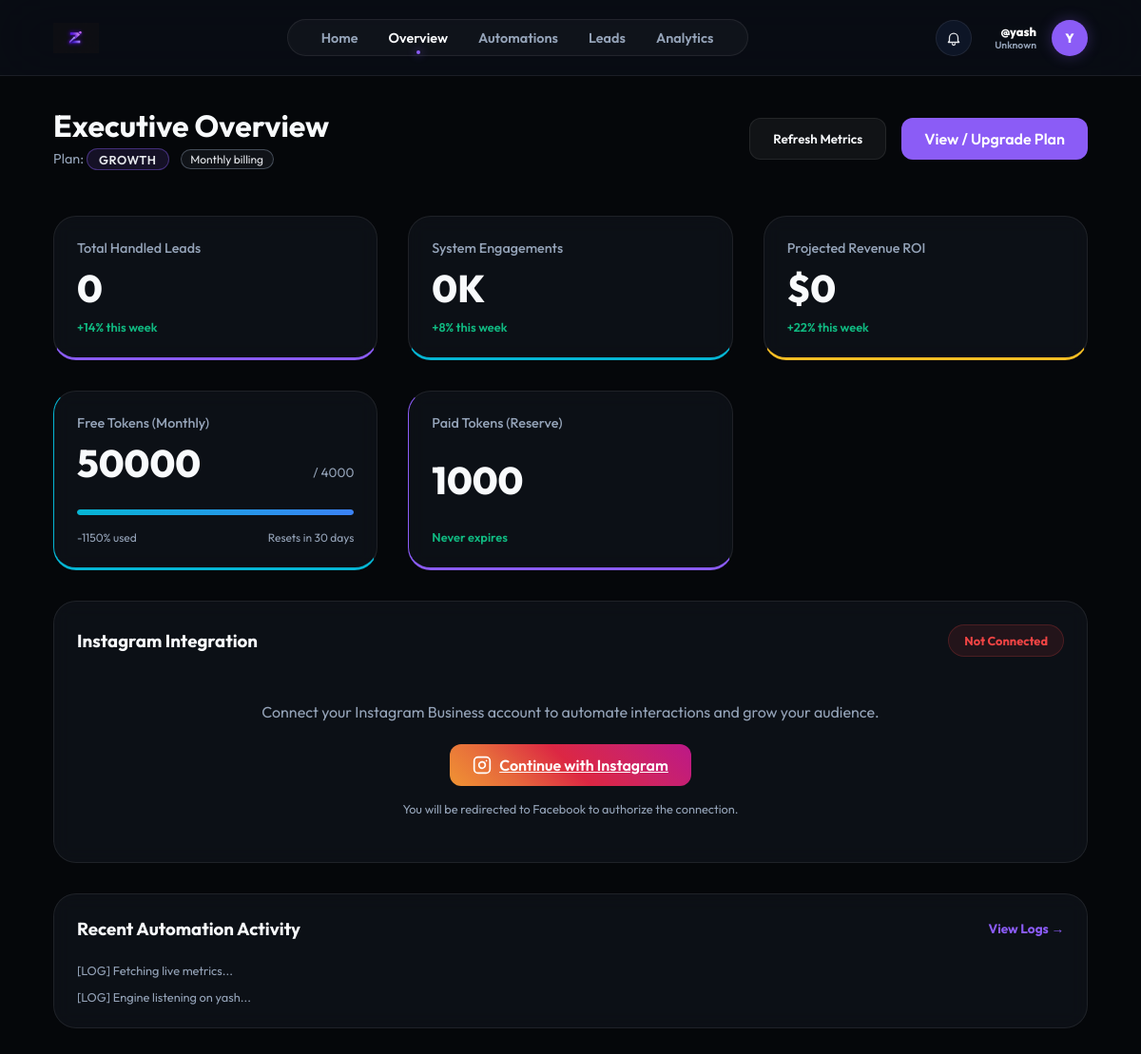
Page /dashboard (signed in) on the committed database.
### models.py (models this page shows)
class User(db.Model):
    id = db.Column(db.Integer, primary_key=True)
    username = db.Column(db.String(80), unique=True, nullable=False)
    email = db.Column(db.String(120), unique=True)
    password_hash = db.Column(db.String(256))
    full_name = db.Column(db.String(100))
    fb_user_id = db.Column(db.String(120), unique=True)
    ig_user_id = db.Column(db.String(120), unique=True)
    fb_access_token = db.Column(db.Text)
    ig_access_token = db.Column(db.Text)
    token_expires_at = db.Column(db.DateTime)
    ig_username = db.Column(db.String(100))  # Store Instagram username separately
    ig_password_encrypted = db.Column(db.Text)  # Encrypted password
    ig_session_data = db.Column(db.Text)  # Store session data for direct API
    plan = db.Column(db.String(50), default="Free")
    used_founding_coupon = db.Column(db.Boolean, default=False)
    niche = db.Column(db.String(50))
    bio = db.Column(db.Text)
    avatar = db.Column(db.String(10))
    followers = db.Column(db.Integer, default=0)
    following = db.Column(db.Integer, default=0)
    free_tokens = db.Column(db.Integer, default=4000)
    paid_tokens = db.Column(db.Integer, default=0)
    tokens_reset_at = db.Column(db.DateTime, default=datetime.utcnow)
    is_admin = db.Column(db.Boolean, default=False)
    funnels = db.relationship('Funnel', backref='owner', lazy=True)
    leads = db.relationship('Lead', backref='owner', lazy=True)

### app.py (the view)
@app.route('/dashboard')
def dashboard():
    ctx = get_dashboard_context()
    if not ctx: return redirect(url_for('login_ui'))
    return render_template('dashboard.html', **ctx)

### templates/dashboard.html (shortened to what this page needs)
{% extends "base.html" %}
{% block content %}
<header class="top-bar">
    <div>
        <h1>Executive Overview</h1>
        <div
            style="margin-top: 0.25rem; font-size: 0.9rem; color: var(--text-secondary); display:flex; gap:0.75rem; align-items:center;">
            <span>
                Plan:
                <span
                    style="display: inline-block; padding: 0.15rem 0.75rem; border-radius: 999px; background: rgba(139,92,246,0.12); border: 1px solid rgba(139,92,246,0.4); color: #e5e7eb; font-weight: 600; font-size: 0.8rem; text-transform: uppercase; letter-spacing: 0.04em;">
                    {{ user.plan or 'Free' }}
                </span>
            </span>
            {% if 'Yearly' in (user.plan or '') %}
            <span
                style="display:inline-flex; align-items:center; gap:0.25rem; padding:0.1rem 0.6rem; border-radius:999px; background:rgba(34,197,94,0.08); border:1px solid rgba(34,197,94,0.4); font-size:0.75rem; color:#bbf7d0;">
                <span
                    style="width:6px; height:6px; border-radius:999px; background:#22c55e; box-shadow:0 0 10px rgba(34,197,94,0.8);"></span>
                Yearly billing
            </span>
            {% else %}
            <span
                style="display:inline-flex; align-items:center; gap:0.25rem; padding:0.1rem 0.6rem; border-radius:999px; background:rgba(148,163,184,0.08); border:1px solid rgba(148,163,184,0.4); font-size:0.75rem; color:#e5e7eb;">
                Monthly billing
            </span>
            {% endif %}
        </div>
    </div>
    <div class="actions">
        <button class="btn btn-secondary" onclick="location.reload()">Refresh Metrics</button>
        <a href="{{ url_for('home') }}" class="btn btn-primary" style="text-decoration:none;">
            View / Upgrade Plan
        </a>
    </div>
</header>
<section class="dashboard-grid">
    <div class="card stat-card glow-purple">
        <p class="stat-label">Total Handled Leads</p>
        <h2 class="stat-value">{{ stats.total_leads }}</h2>
        <span class="stat-trend positive">+14% this week</span>
    </div>
    <div class="card stat-card glow-cyan">
        <p class="stat-label">System Engagements</p>
        <h2 class="stat-value">{{ stats.engagements }}</h2>
        <span class="stat-trend positive">+8% this week</span>
    </div>
    <div class="card stat-card glow-gold">
        <p class="stat-label">Projected Revenue ROI</p>
        <h2 class="stat-value">{{ stats.revenue_roi }}</h2>
        <span class="stat-trend positive">+22% this week</span>
    </div>
    <div class="card stat-card glow-cyan" style="border-left-color: #06b6d4;">
        <p class="stat-label">Free Tokens (Monthly)</p>
        <div style="display: flex; justify-content: space-between; align-items: baseline;">
            <h2 class="stat-value" id="free-tokens-count">{{ user.free_tokens }}</h2>
            <span style="font-size: 0.85rem; color: var(--text-secondary);">/ 4000</span>
        </div>
        <div
            style="width: 100%; height: 6px; background: rgba(255,255,255,0.05); border-radius: 10px; margin: 1rem 0; overflow: hidden;">
            {% set used_percentage = ((4000 - user.free_tokens) / 4000 * 100)|round|int %}
            <div id="free-tokens-bar"
                style="width: {{ used_percentage }}%; height: 100%; background: linear-gradient(90deg, #06b6d4, #3b82f6); border-radius: 10px; transition: width 0.5s ease;">
            </div>
        </div>
        <div style="display: flex; justify-content: space-between; font-size: 0.75rem; color: var(--text-secondary);">
            <span id="used-percentage-text">{{ used_percentage }}% used</span>
            <span>Resets in 30 days</span>
        </div>
    </div>
    <div class="card stat-card glow-purple" style="border-left-color: #8b5cf6;">
        <p class="stat-label">Paid Tokens (Reserve)</p>
        <h2 class="stat-value" id="paid-tokens-count">{{ user.paid_tokens }}</h2>
        <span class="stat-trend positive">Never expires</span>
    </div>
    <div class="card full-width">
        <div class="card-header">
            <h3>Instagram Integration</h3>
            {% if user.instagram_connected %}
            <div class="status-pill active"
                style="background: rgba(16, 185, 129, 0.1); color: #10b981; border: 1px solid rgba(16, 185, 129, 0.2); padding: 0.5rem 1rem; border-radius: 20px; font-size: 0.8rem; font-weight: 700;">
                Connected
            </div>
            {% else %}
            <div class="status-pill inactive"
                style="background: rgba(239, 68, 68, 0.1); color: #ef4444; border: 1px solid rgba(239, 68, 68, 0.2); padding: 0.5rem 1rem; border-radius: 20px; font-size: 0.8rem; font-weight: 700;">
                Not Connected
            </div>
            {% endif %}
        </div>
        <div style="padding: 1.5rem; text-align: center;">
            {% if user.instagram_connected %}
            <p style="margin-bottom: 1rem; color: var(--text-secondary);">Your Instagram account is connected and ready!
            </p>
            <button class="btn btn-secondary" onclick="fetchInstagramProfile()" style="margin-right: 1rem;">Refresh
                Profile</button>
            <button class="btn btn-secondary" onclick="fetchInstagramMedia()" style="margin-right: 1rem;">Fetch
                Media</button>
            {% else %}
            <p style="margin-bottom: 1.5rem; color: var(--text-secondary);">Connect your Instagram Business account to
                automate interactions and grow your audience.</p>
            <div style="text-align: center;">
                <a href="{{ url_for('auth_instagram') }}" class="btn btn-primary"
                    style="display: inline-flex; align-items: center; gap: 0.5rem; background: linear-gradient(45deg, #f09433 0%, #e6683c 25%, #dc2743 50%, #cc2366 75%, #bc1888 100%); border: none; padding: 0.75rem 1.5rem; font-size: 1rem;">
                    Continue with Instagram
                </a>
                <p style="margin-top: 1rem; font-size: 0.8rem; color: var(--text-secondary);">
                    You will be redirected to Facebook to authorize the connection.
                </p>
            </div>
            {% endif %}
        </div>
    </div>
    <div class="card activity-card full-width">
        <div class="card-header">
            <h3>Recent Automation Activity</h3>
            <a href="/automations"
                style="color: var(--accent-purple); font-size: 0.85rem; font-weight: 700; text-decoration: none;">View
                Logs →</a>
        </div>
        <div id="mini-log"
            style="display: flex; flex-direction: column; gap: 0.75rem; font-family: 'Fira Code', monospace; font-size: 0.8rem;">
            <span style="color: var(--text-secondary);">[LOG] Fetching live metrics...</span>
            <span style="color: var(--text-secondary);">[LOG] Engine listening on {{ user.username }}...</span>
        </div>
    </div>
</section>
{% endblock %}

### templates/base.html (shortened to what this page needs)
<!DOCTYPE html>
<html lang="en">
<head>
    <link rel="stylesheet" href="{{ url_for('static', filename='css/style.css') }}">
</head>
<body>
    <nav class="top-nav">
        <a href="/dashboard" class="nav-brand">
            <img src="{{ url_for('static', filename='img/logo.png') }}" alt="ZenFlow"
                style="height: 32px; width: auto;">
        </a>
        <div class="nav-links">
            <a href="/" class="nav-link {% if request.path == '/' %}active{% endif %}">Home</a>
            <a href="/dashboard" class="nav-link {% if request.path == '/dashboard' %}active{% endif %}">Overview</a>
            <a href="/automations"
                class="nav-link {% if request.path == '/automations' %}active{% endif %}">Automations</a>
            <a href="/leads" class="nav-link {% if request.path == '/leads' %}active{% endif %}">Leads</a>
            <a href="/analytics" class="nav-link {% if request.path == '/analytics' %}active{% endif %}">Analytics</a>
        </div>
        <div class="nav-user" style="position: relative;">
            <button id="notif-bell" aria-label="Notifications"
                style="width:38px; height:38px; border-radius:999px; border:1px solid var(--glass-border); background:rgba(15,23,42,0.9); display:flex; align-items:center; justify-content:center; cursor:pointer; padding:0; margin-right: 0.5rem;">
            </button>
            <div class="nav-user" style="position: relative; cursor: pointer;" onclick="toggleProfileDropdown(event)">
                <div style="text-align: right;">
                    <p style="font-size: 0.8rem; font-weight: 800; margin: 0; color: white;">@{{ user.username }}</p>
                    <p style="font-size: 0.65rem; color: {{ user.niche_color }}; margin: 0; font-weight: 600;">{{
                        user.niche
                        }}</p>
                </div>
                <div class="nav-avatar">{{ user.avatar or user.username[0]|upper }}</div>
            </div>
    </nav>
    <div class="app-container">
        <main class="main-content">
            {% block content %}{% endblock %}
        </main>
    </div>
</body>
</html>

### static/css/style.css (style rules this page uses)
:root { --bg-dark: #05070a; --card-bg: rgba(16, 20, 28, 0.7); --accent-purple: #8b5cf6; --accent-cyan: #06b6d4; --accent-gold: #fbbf24; --text-primary: #f8fafc; --text-secondary: #94a3b8; --sidebar-width: 260px; --glass-border: rgba(255, 255, 255, 0.08); }
* { margin: 0; padding: 0; box-sizing: border-box; font-family: 'Outfit', sans-serif; }
body { background-color: var(--bg-dark); color: var(--text-primary); overflow-x: hidden; }
.app-container { display: flex; min-height: 100vh; }
.main-content { flex-grow: 1; margin-left: var(--sidebar-width); padding: 2.5rem 3.5rem; }
.top-bar { display: flex; justify-content: space-between; align-items: center; margin-bottom: 3rem; }
.top-bar h1 { font-size: 2rem; font-weight: 700; }
.actions { display: flex; gap: 1rem; }
.btn { padding: 0.75rem 1.5rem; border-radius: 12px; border: none; font-weight: 600; cursor: pointer; transition: all 0.3s ease; }
.btn-primary { background: linear-gradient(135deg, var(--accent-purple), var(--accent-purple-dark)); background-color: var(--accent-purple); color: white; }
.btn-secondary { background: rgba(255, 255, 255, 0.05); color: var(--text-primary); border: 1px solid var(--glass-border); }
.dashboard-grid { display: grid; grid-template-columns: repeat(3, 1fr); gap: 2rem; }
.card { background: var(--card-bg); border: 1px solid var(--glass-border); border-radius: 24px; padding: 1.5rem; backdrop-filter: blur(10px); transition: transform 0.3s ease, border-color 0.3s ease; }
.stat-card { display: flex; flex-direction: column; justify-content: space-between; position: relative; overflow: hidden; }
.stat-label { color: var(--text-secondary); font-size: 0.9rem; font-weight: 500; }
.stat-value { font-size: 2.5rem; font-weight: 800; margin: 0.5rem 0; }
.stat-trend { font-size: 0.8rem; font-weight: 600; }
.positive { color: #10b981; }
.glow-purple { border-bottom: 3px solid var(--accent-purple); }
.glow-cyan { border-bottom: 3px solid var(--accent-cyan); }
.glow-gold { border-bottom: 3px solid var(--accent-gold); }
.full-width { grid-column: span 3; }
.card-header { display: flex; justify-content: space-between; align-items: center; margin-bottom: 1.5rem; }

### templates/base.html (style rules this page uses)
.app-container { flex-direction: column; }
.main-content { margin-left: 0; padding: 2rem 3.5rem; width: 100%; max-width: 1400px; margin: 0 auto; }
.top-nav { display: flex; justify-content: space-between; align-items: center; padding: 1.25rem 3.5rem; background: rgba(10, 14, 22, 0.85); backdrop-filter: blur(30px); border-bottom: 1px solid var(--glass-border); position: sticky; top: 0; z-index: 1000; }
.nav-brand { display: flex; align-items: center; gap: 1rem; text-decoration: none; color: white; font-weight: 800; font-size: 1.4rem; }
.nav-links { display: flex; gap: 2rem; background: rgba(255, 255, 255, 0.03); padding: 0.6rem 2.2rem; border-radius: 40px; border: 1px solid var(--glass-border); box-shadow: inset 0 0 10px rgba(255, 255, 255, 0.02); }
.nav-link { text-decoration: none; color: var(--text-secondary); font-weight: 600; font-size: 0.9rem; transition: all 0.3s cubic-bezier(0.4, 0, 0.2, 1); position: relative; }
.nav-link.active { color: var(--text-primary); }
.nav-link.active::after { content: ''; position: absolute; bottom: -8px; left: 50%; transform: translateX(-50%); width: 4px; height: 4px; background: var(--accent-purple); border-radius: 50%; box-shadow: 0 0 10px var(--accent-purple); }
.nav-user { display: flex; align-items: center; gap: 1rem; }
.nav-avatar { width: 38px; height: 38px; background: var(--accent-purple); border-radius: 50%; display: flex; align-items: center; justify-content: center; font-weight: 800; font-size: 0.85rem; color: white; box-shadow: 0 0 15px rgba(139, 92, 246, 0.3); }

### rows in the picture
User: username "yash", niche "Unknown", plan "GROWTH", free_tokens "50000", paid_tokens "1000"

### other values in the picture
{{ user.avatar or user.username[0]|upper }} "Y"
{{ stats.total_leads }} "0"
{{ stats.engagements }} "0K"
{{ stats.revenue_roi }} "$0"
{{ used_percentage }} "-1150"
